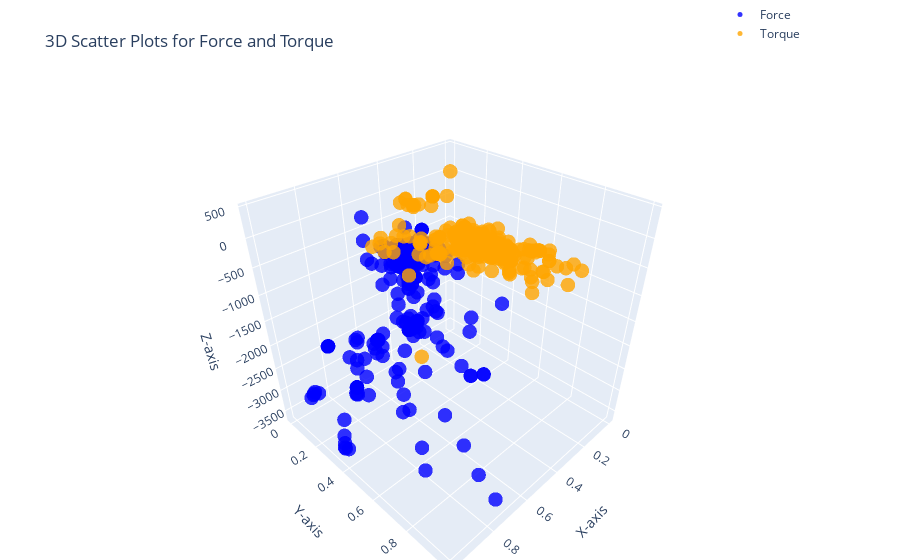

Write notebook code for a chart like this one.
### Code cell
import plotly.graph_objects as go

# 3D scatter plot for Force (Fx, Fy, Fz)
force_plot = go.Scatter3d(
    x=cleaned_df['Fx'],
    y=cleaned_df['Fy'],
    z=cleaned_df['Fz'],
    mode='markers',
    marker=dict(size=5, color='blue', opacity=0.8),
    name='Force'
)

# 3D scatter plot for Torque (Tx, Ty, Tz)
torque_plot = go.Scatter3d(
    x=cleaned_df['Tx'],
    y=cleaned_df['Ty'],
    z=cleaned_df['Tz'],
    mode='markers',
    marker=dict(size=5, color='orange', opacity=0.8),
    name='Torque'
)

# Create subplots
fig = go.Figure()

# Add Force plot
fig.add_trace(force_plot)
fig.add_trace(torque_plot)

# Layout settings
fig.update_layout(
    title='3D Scatter Plots for Force and Torque',
    scene=dict(
        xaxis_title='X-axis',
        yaxis_title='Y-axis',
        zaxis_title='Z-axis'
    ),
    legend=dict(x=0.8, y=1.2),
    margin=dict(l=0, r=0, b=0, t=40)
)

fig.show()

### Figure 1 — Plotly figure (JSON) as saved in the notebook; plotly's stock layout.template omitted (floating-point values rounded to 4 significant figures; data arrays with more than 128 entries replaced by an {"elided": "..."} marker saying what was removed)
{"data": [{"marker": {"color": "blue", "opacity": 0.8, "size": 5}, "mode": "markers", "name": "Force", "type": "scatter3d", "x": {"elided": "1755 float values"}, "y": {"elided": "1755 float values"}, "z": {"elided": "1755 int values"}}, {"marker": {"color": "orange", "opacity": 0.8, "size": 5}, "mode": "markers", "name": "Torque", "type": "scatter3d", "x": {"elided": "1755 float values"}, "y": {"elided": "1755 float values"}, "z": {"elided": "1755 int values"}}], "layout": {"legend": {"x": 0.8, "y": 1.2}, "margin": {"b": 0, "l": 0, "r": 0, "t": 40}, "scene": {"xaxis": {"title": {"text": "X-axis"}}, "yaxis": {"title": {"text": "Y-axis"}}, "zaxis": {"title": {"text": "Z-axis"}}}, "title": {"text": "3D Scatter Plots for Force and Torque"}}}
